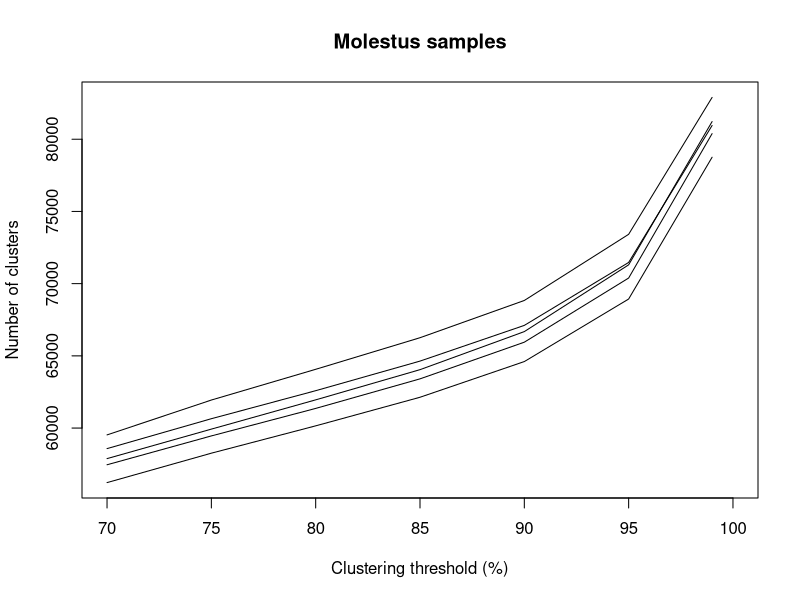
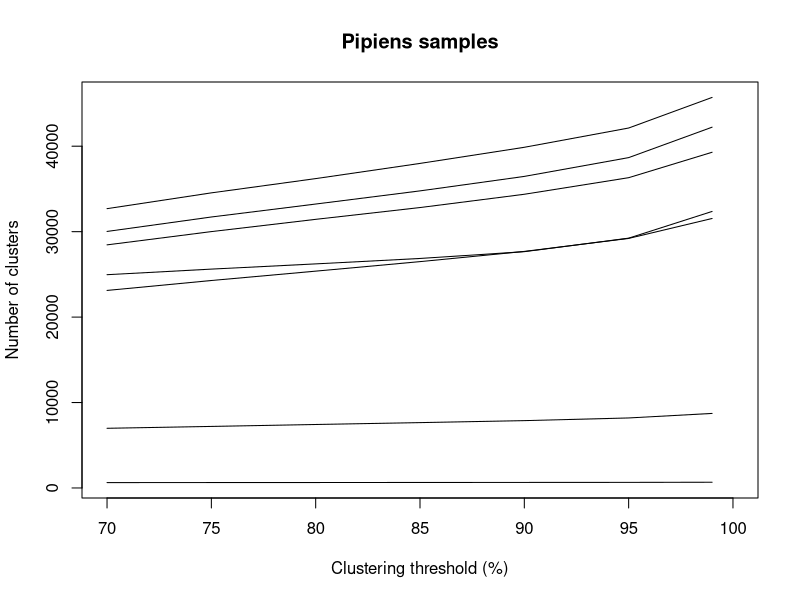
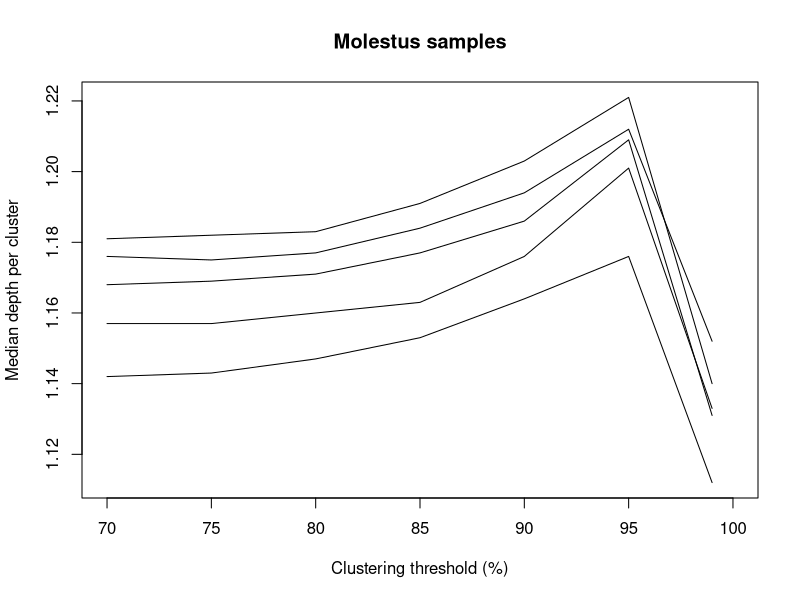
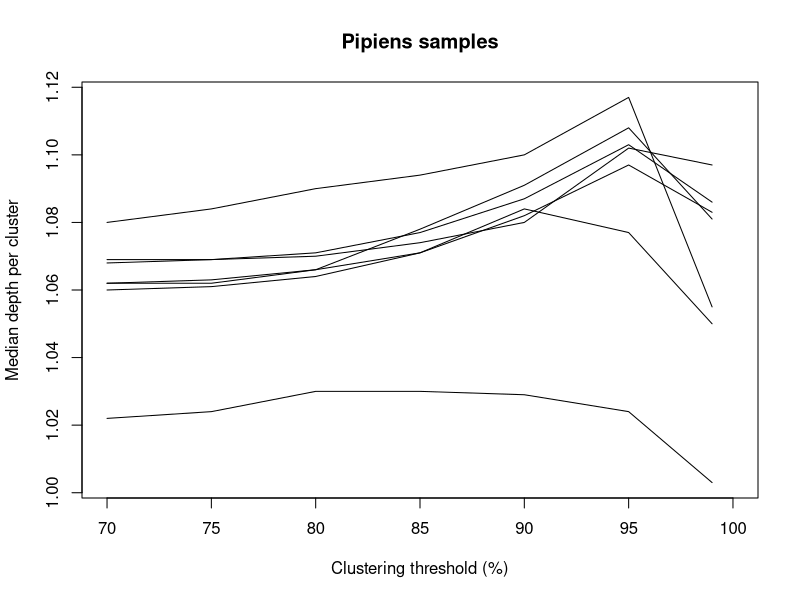

Write the R code that produced these figures, in order.
clusters <- read.table('summary_clust.txt', header=TRUE)
attach(clusters)

# I use m as a filter to specify only Molestus samples
m <- muestra == 'Mol01_se' | muestra == 'Mol02_se' | muestra == 'Mol03_se' | muestra == 'Mol04_se' | muestra == 'Mol05_se'

png(filename = 'molestus_clusters.png')
plot(c(70,100), c(min(total[m]), max(total[m])), type='n',
   xlab = "Clustering threshold (%)", ylab = "Number of clusters", main = 'Molestus samples')
lines(Wclust[muestra == 'Mol01_se'], total[muestra == 'Mol01_se'])
lines(Wclust[muestra == 'Mol02_se'], total[muestra == 'Mol02_se'])
lines(Wclust[muestra == 'Mol03_se'], total[muestra == 'Mol03_se'])
lines(Wclust[muestra == 'Mol04_se'], total[muestra == 'Mol04_se'])
lines(Wclust[muestra == 'Mol05_se'], total[muestra == 'Mol05_se'])
dev.off()

png(filename = 'pipiens_clusters.png')
plot(c(70,100), c(min(total[!m]), max(total[!m])), type='n',
   xlab = 'Clustering threshold (%)', ylab = 'Number of clusters', main = 'Pipiens samples')
lines(Wclust[muestra == 'PipFe1_se'], total[muestra == 'PipFe1_se'])
lines(Wclust[muestra == 'PipFe2_se'], total[muestra == 'PipFe2_se'])
lines(Wclust[muestra == 'PipFe3_se'], total[muestra == 'PipFe3_se'])
lines(Wclust[muestra == 'PipFe4_se'], total[muestra == 'PipFe4_se'])
lines(Wclust[muestra == 'PipFe5_se'], total[muestra == 'PipFe5_se'])
lines(Wclust[muestra == 'PipFe6_se'], total[muestra == 'PipFe6_se'])
lines(Wclust[muestra == 'PipMa1_se'], total[muestra == 'PipMa1_se'])
lines(Wclust[muestra == 'PipMa2_se'], total[muestra == 'PipMa2_se'])
lines(Wclust[muestra == 'PipMa3_se'], total[muestra == 'PipMa3_se'])
lines(Wclust[muestra == 'PipMa4_se'], total[muestra == 'PipMa4_se'])
lines(Wclust[muestra == 'PipMa5_se'], total[muestra == 'PipMa5_se'])
lines(Wclust[muestra == 'PipMa6_se'], total[muestra == 'PipMa6_se'])
dev.off()

png(filename = 'molestus_depth.png')
plot(c(70, 100), c(min(dptme[m]), max(dptme[m])), type='n',
   xlab = "Clustering threshold (%)", ylab = "Median depth per cluster", main = 'Molestus samples')
lines(Wclust[muestra == 'Mol01_se'], dptme[muestra == 'Mol01_se'])
lines(Wclust[muestra == 'Mol02_se'], dptme[muestra == 'Mol02_se'])
lines(Wclust[muestra == 'Mol03_se'], dptme[muestra == 'Mol03_se'])
lines(Wclust[muestra == 'Mol04_se'], dptme[muestra == 'Mol04_se'])
lines(Wclust[muestra == 'Mol05_se'], dptme[muestra == 'Mol05_se'])
dev.off()

png(filename = 'pipiens_depth.png')
plot(c(70,100), c(min(dptme[!m]), max(dptme[!m])), type = 'n',
   xlab = 'Clustering threshold (%)', ylab = 'Median depth per cluster', main = 'Pipiens samples')
lines(Wclust[muestra == 'PipFe1_se'], dptme[muestra == 'PipFe1_se'])
lines(Wclust[muestra == 'PipFe2_se'], dptme[muestra == 'PipFe2_se'])
lines(Wclust[muestra == 'PipFe3_se'], dptme[muestra == 'PipFe3_se'])
lines(Wclust[muestra == 'PipFe4_se'], dptme[muestra == 'PipFe4_se'])
lines(Wclust[muestra == 'PipFe5_se'], dptme[muestra == 'PipFe5_se'])
lines(Wclust[muestra == 'PipFe6_se'], dptme[muestra == 'PipFe6_se'])
lines(Wclust[muestra == 'PipMa1_se'], dptme[muestra == 'PipMa1_se'])
lines(Wclust[muestra == 'PipMa2_se'], dptme[muestra == 'PipMa2_se'])
lines(Wclust[muestra == 'PipMa3_se'], dptme[muestra == 'PipMa3_se'])
lines(Wclust[muestra == 'PipMa4_se'], dptme[muestra == 'PipMa4_se'])
lines(Wclust[muestra == 'PipMa5_se'], dptme[muestra == 'PipMa5_se'])
lines(Wclust[muestra == 'PipMa6_se'], dptme[muestra == 'PipMa6_se'])
dev.off()
